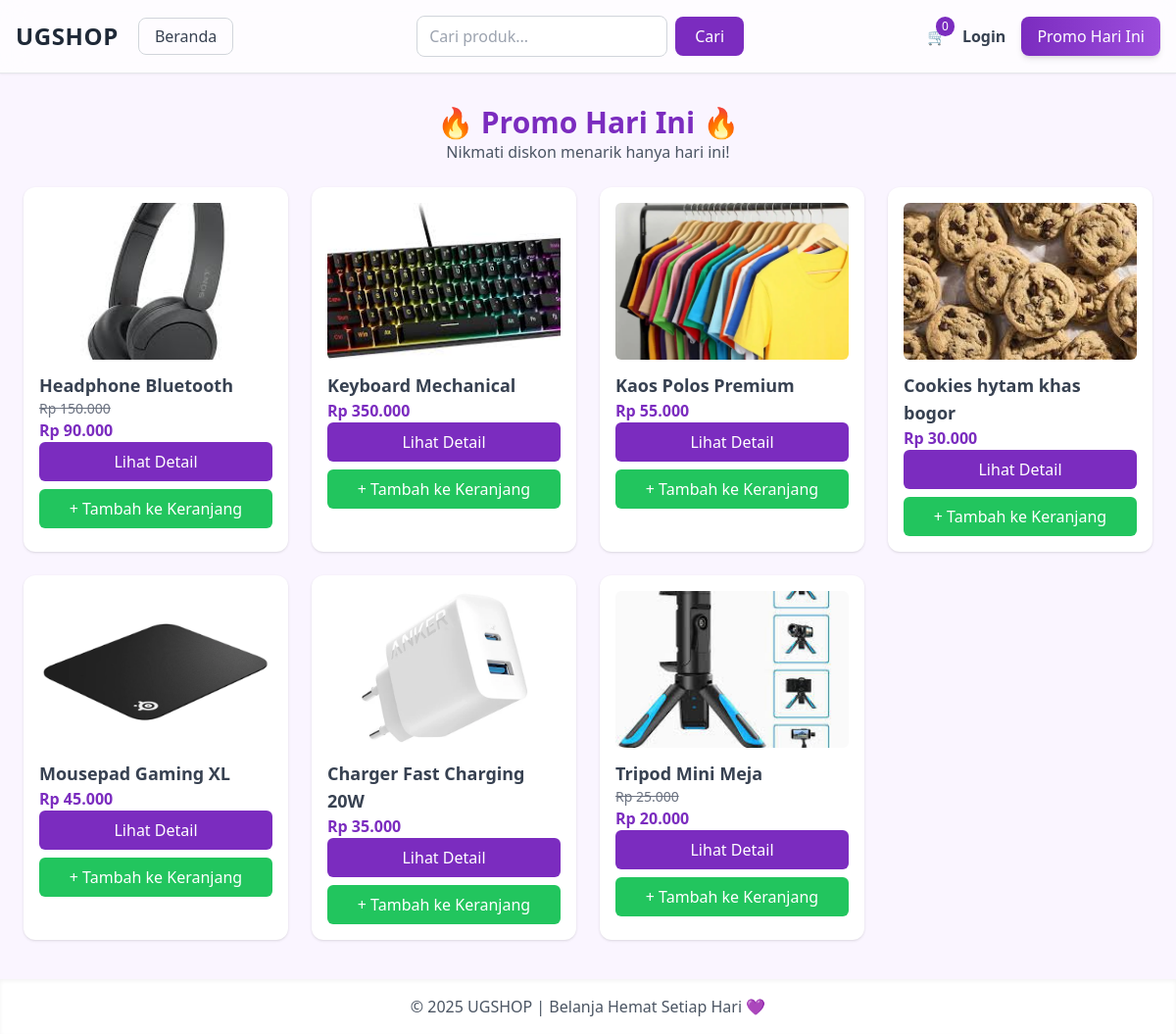
/promo.php, run on the app's committed database.
### tables this page shows
CREATE TABLE `products` (
  `id` int(11) NOT NULL,
  `category_id` int(11) DEFAULT NULL,
  `name` varchar(150) DEFAULT NULL,
  `price` int(11) DEFAULT NULL,
  `promo_price` int(11) DEFAULT NULL,
  `description` text DEFAULT NULL,
  `image` varchar(255) DEFAULT NULL,
  `is_promo` tinyint(1) NOT NULL DEFAULT 0,
  `category` varchar(100) NOT NULL,
  `store_area` varchar(100) DEFAULT 'Depok'
);

### promo.php (the view, shortened to what this page needs)
<?php include 'config.php'; ?>
<!DOCTYPE html>
<html lang="id">
<head>
  <script src="https://cdn.tailwindcss.com"></script>
</head>
<body class="bg-purple-50 min-h-screen flex flex-col">
<nav class="bg-white/70 backdrop-blur-md border-b border-gray-200 shadow-sm p-4 flex justify-between items-center sticky top-0 z-50">
  <div class="flex items-center gap-3">
    <h1 class="text-2xl font-bold tracking-wide text-gray-800">UGSHOP</h1>
    <button onclick="window.location.href='index.php'"
            class="ml-2 border border-gray-300 text-gray-700 px-4 py-1.5 rounded-lg hover:bg-gray-100 transition-all">
      Beranda
    </button>
  </div>
  <form method="GET" class="flex items-center gap-2">
    <input type="text" name="search" placeholder="Cari produk..."
           class="border border-gray-300 rounded-lg px-3 py-2 w-64 bg-white focus:ring-2 focus:ring-ugpurplelight focus:outline-none transition-all"
           value="<?= isset($_GET['search']) ? htmlspecialchars($_GET['search']) : '' ?>">
    <button type="submit"
            class="bg-ugpurple text-white px-5 py-2 rounded-lg hover:bg-ugpurplelight transition-all">
      Cari
    </button>
  </form>
  <div class="flex items-center gap-4">
    <a href="cart.php" class="relative text-gray-700 hover:text-ugpurple transition">
      🛒
      <span class="absolute -top-2 -right-2 bg-ugpurple text-white text-xs px-1.5 py-0.5 rounded-full">
        <?php
        $cart_count = mysqli_fetch_assoc(mysqli_query($conn, "SELECT COUNT(*) AS total FROM cart"))['total'];
        echo $cart_count;
        ?>
      </span>
    </a>
    <a href="login.php" class="text-gray-700 font-semibold hover:text-ugpurple transition">Login</a>
    <a href="promo.php"
       class="bg-gradient-to-r from-ugpurple to-ugpurplelight text-white px-4 py-2 rounded-lg shadow-md hover:opacity-90 transition">
      Promo Hari Ini
    </a>
  </div>
</nav>
  <header class="text-center mt-8 mb-6">
    <h1 class="text-3xl font-bold text-ugpurple">🔥 Promo Hari Ini 🔥</h1>
    <p class="text-gray-600">Nikmati diskon menarik hanya hari ini!</p>
  </header>
  <main class="flex-grow px-6 pb-10">
    <div class="grid grid-cols-2 md:grid-cols-4 gap-6">
      <?php
      $result = mysqli_query($conn, "SELECT * FROM products WHERE is_promo = 1");
      if (mysqli_num_rows($result) > 0) {
        while ($row = mysqli_fetch_assoc($result)) {
          $price_display = isset($row['promo_price']) && $row['promo_price'] > 0
            ? "<p class='text-gray-500 line-through text-sm'>Rp " . number_format($row['price'], 0, ',', '.') . "</p>
               <p class='text-ugpurple font-bold'>Rp " . number_format($row['promo_price'], 0, ',', '.') . "</p>"
            : "<p class='text-ugpurple font-bold'>Rp " . number_format($row['price'], 0, ',', '.') . "</p>";
          echo "
          <div class='bg-white p-4 rounded-xl shadow hover:shadow-lg transition flex flex-col'>
            <img src='assets/img/{$row['image']}' alt='{$row['name']}' class='w-full h-40 object-cover rounded-md mb-3'>
            <h3 class='text-lg font-semibold text-gray-700'>{$row['name']}</h3>
            $price_display
            <a href='product_detail.php?id={$row['id']}'
              class='bg-ugpurple text-white text-center py-2 rounded-md hover:bg-ugpurplelight transition'>
              Lihat Detail
            </a>
          <form method='POST' action='tambah_keranjang.php' class='mt-2'>
            <input type='hidden' name='product_id' value='{$row['id']}'>
            <button type='submit'
                    class='bg-green-500 w-full text-white py-2 rounded-md hover:bg-green-600 transition'>
              + Tambah ke Keranjang
            </button>
          </form>
          </div>
          ";
        }
      } else {
        echo "<p class='text-gray-600 text-center col-span-4'>Belum ada produk promo hari ini 😅</p>";
      }
      ?>
    </div>
  </main>
  <footer class="bg-white text-center py-4 shadow-inner text-gray-600">
    © 2025 UGSHOP | Belanja Hemat Setiap Hari 💜
  </footer>
</body>
</html>

### data on the page
products: image (picture), name "Headphone Bluetooth", price "150.000", promo_price "90.000"
products: image (picture), name "Keyboard Mechanical", price "350.000"
products: image (picture), name "Kaos Polos Premium", price "55.000"
products: image (picture), name "Cookies hytam khas bogor", price "30.000"
products: image (picture), name "Mousepad Gaming XL", price "45.000"
products: image (picture), name "Charger Fast Charging 20W", price "35.000"
products: image (picture), name "Tripod Mini Meja", price "25.000", promo_price "20.000"

### other printed values
$cart_count "0"
